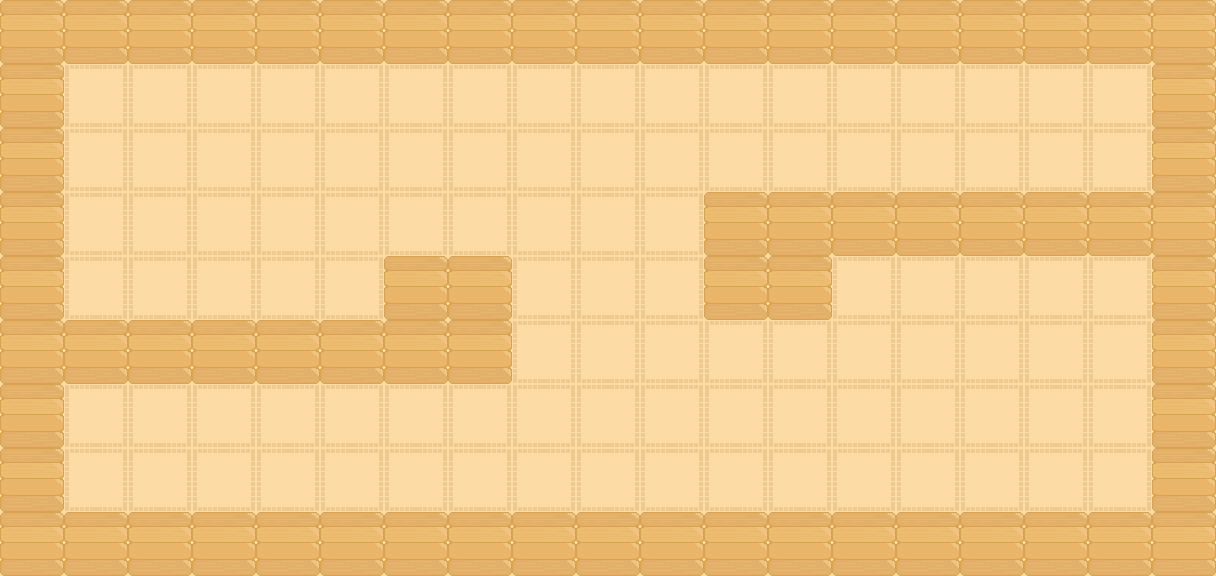

Tiled map render using the project's own tile images. Description and the whole map definition, tile-layer contents included, below:
An orthogonal 19x9 tile map with 64x64 px tiles, 3 tile layers (floor, wall1, wall2), 3 tilesets.

<map version="1.10" tiledversion="1.11.0" orientation="orthogonal" renderorder="right-down" width="19" height="9" tilewidth="64" tileheight="64" infinite="0" nextlayerid="4" nextobjectid="1">
 <tileset firstgid="1" source="../floor.tsx" />
 <tileset firstgid="2" source="../wall.tsx" />
 <tileset firstgid="3" source="../images/game/background/wall2.tsx" />
 <layer id="1" name="floor" width="19" height="9">
  <data encoding="csv">
1,1,1,1,1,1,1,1,1,1,1,1,1,1,1,1,1,1,1,
1,1,1,1,1,1,1,1,1,1,1,1,1,1,1,1,1,1,1,
1,1,1,1,1,1,1,1,1,1,1,1,1,1,1,1,1,1,1,
1,1,1,1,1,1,1,1,1,1,1,1,1,1,1,1,1,1,1,
1,1,1,1,1,1,1,1,1,1,1,1,1,1,1,1,1,1,1,
1,1,1,1,1,1,1,1,1,1,1,1,1,1,1,1,1,1,1,
1,1,1,1,1,1,1,1,1,1,1,1,1,1,1,1,1,1,1,
1,1,1,1,1,1,1,1,1,1,1,1,1,1,1,1,1,1,1,
1,1,1,1,1,1,1,1,1,1,1,1,1,1,1,1,1,1,1
</data>
 </layer>
 <layer id="2" name="wall1" width="19" height="9">
  <data encoding="csv">
2,2,2,2,2,2,2,2,2,2,2,2,2,2,2,2,2,2,2,
2,0,0,0,0,0,0,0,0,0,0,0,0,0,0,0,0,0,2,
2,0,0,0,0,0,0,0,0,0,0,0,0,0,0,0,0,0,2,
2,0,0,0,0,0,0,0,0,0,0,2,2,2,2,2,2,2,2,
2,0,0,0,0,0,2,2,0,0,0,2,2,0,0,0,0,0,2,
2,2,2,2,2,2,2,2,0,0,0,0,0,0,0,0,0,0,2,
2,0,0,0,0,0,0,0,0,0,0,0,0,0,0,0,0,0,2,
2,0,0,0,0,0,0,0,0,0,0,0,0,0,0,0,0,0,2,
2,2,2,2,2,2,2,2,2,2,2,2,2,2,2,2,2,2,2
</data>
 </layer>
 <layer id="3" name="wall2" width="19" height="9">
  <data encoding="csv">
0,0,0,0,0,0,0,0,0,0,0,0,0,0,0,0,0,0,0,
0,0,0,0,0,0,0,0,0,0,0,0,0,0,0,0,0,0,0,
0,0,0,0,0,0,0,0,0,0,0,0,0,0,0,0,0,0,0,
0,0,0,0,0,0,0,0,0,0,0,0,0,0,0,0,0,0,0,
0,0,0,0,0,0,0,0,0,0,0,0,0,0,0,0,0,0,0,
0,0,0,0,0,0,0,0,0,0,0,0,0,0,0,0,0,0,0,
0,0,0,0,0,0,0,0,0,0,0,0,0,0,0,0,0,0,0,
0,0,0,0,0,0,0,0,0,0,0,0,0,0,0,0,0,0,0,
0,0,0,0,0,0,0,0,0,0,0,0,0,0,0,0,0,0,0
</data>
 </layer>
</map>
